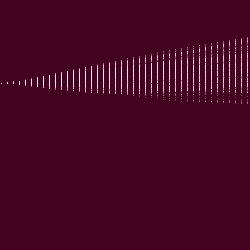
Frame 1 (no input)
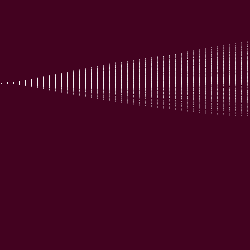
Frame 60 (the mouse pressed at the canvas centre just before this capture)
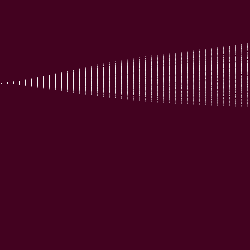
Frame 120 (the mouse held since frame 60 and released just before this capture)

The Processing sketch that drew these frames (run headless with seeded random() and noise(); from frame 60 on, the mouse is pressed at the canvas centre):

// Processing sketch: processing_18748
// ── processing_18748.pde


 
float moveScale = 0.05;
float movesetX, movesetY;
 
void setup() {
  size(250,250);
  
}
void draw() {
  background(#430220);
  noFill();
  stroke(250,90);
  for(int i = 0; i<300;i+=1) {
    movesetX += 18;
    movesetY += 3;
    drawOneStream();
  }
}
 
void drawOneStream() {
  float x = 1;
  float y = height/3;
  float ox = 1;
  float oy = 0;
  int t = 0;
  while((x>=0) && (x<width) && (y< height) && (y>=0)) {
 
    point(x,y);
    float xmove = noise((t+movesetX) * moveScale);
    float ymove = noise((t + movesetY) * moveScale);
    ox = ((2*ox) + 1 + map(xmove, 0, 2,1,1))/4.0;
    oy = ((3*oy) +  map(ymove,0,1,-1,1))/4.0;
    x += 6*ox;
    y += 2*oy;
    t++;
  }
}
